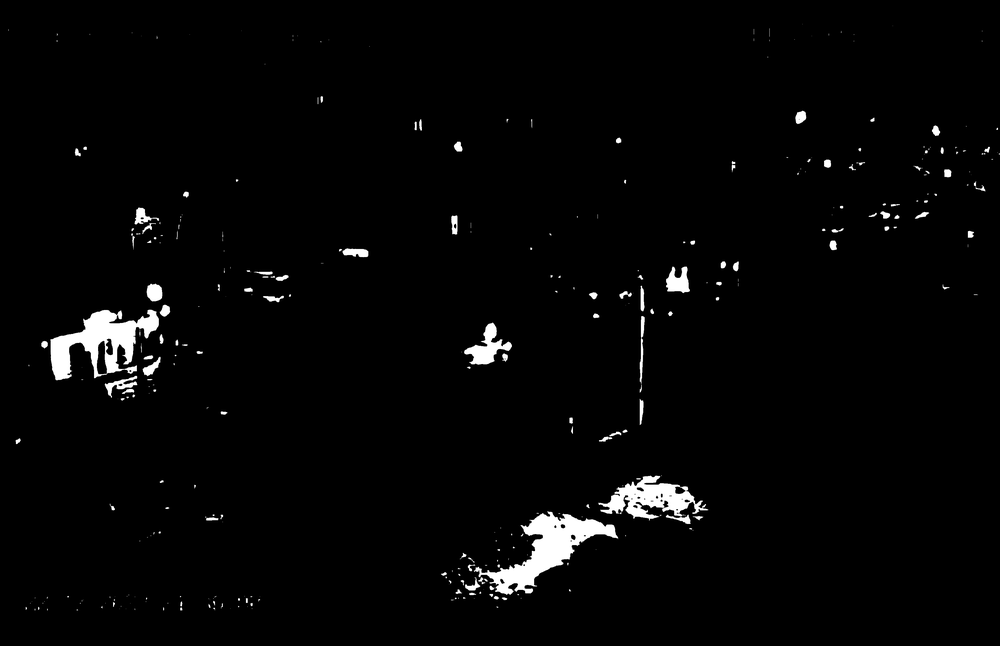
#> input picture M.png, 1000 x 646 px, shrunk from 3456 x 2234 before the run, given in place of the camera
$ python test.py
#> lines starting #> are read from the running program, lines starting #| are printed output that depends on the picture; after the words box and inside, x2 and y2 are one past the last pixel; in counts of white or black regions, pixels touching at a corner belong together
import cv2
import numpy as np
#import video


def callback(*arg):
    print (arg)

cv2.namedWindow( "result" )

cap = cv2.VideoCapture(0)
# HSV фильтр для зеленых объектов из прошлого урока
hsv_min = np.array((0, 0, 240), np.uint8)
hsv_max = np.array((255, 255, 255), np.uint8)

while True:
    flag, img = cap.read()
#> img is the input picture: shape (646, 1000, 3); min 0, max 255, mean 5.8
    # преобразуем RGB картинку в HSV модель
    hsv = cv2.cvtColor(img, cv2.COLOR_BGR2HSV )
#> hsv: shape (646, 1000, 3); mean H, S, V 0, 0, 5.8
    cv2.imshow('hsv', hsv)
    # применяем цветовой фильтр
    thresh = cv2.inRange(hsv, hsv_min, hsv_max)
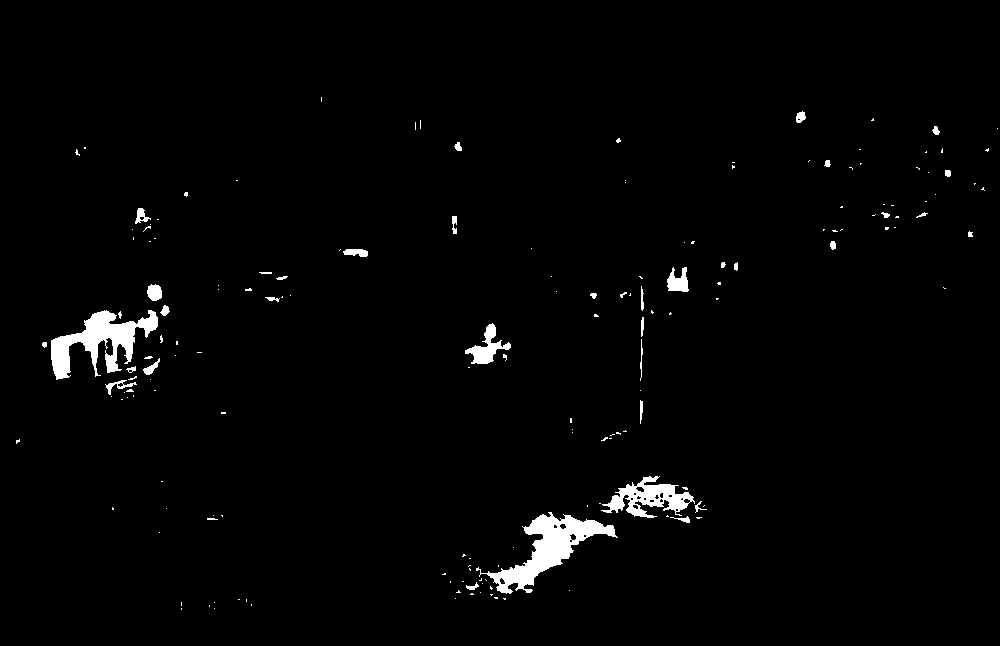
#> thresh: shape (646, 1000); 1.8% white; 170 white regions (133 under 20 px), largest, box (x1, y1, x2, y2) and area: (476, 512, 618, 594) 3471, (51, 310, 158, 380) 3074, (601, 476, 695, 518) 1721

    # вычисляем моменты изображения
    moments = cv2.moments(thresh, 1)
#> moments = moments, m00 11837, centre m10/m00, m01/m00 = (424.5, 416)
    dM01 = moments['m01']
#> dM01 = 4924106
    dM10 = moments['m10']
#> dM10 = 5025280
    dArea = moments['m00']
#> dArea = 11837
    # будем реагировать только на те моменты,
    # которые содержать больше 100 пикселей
    print(dArea)
#| 11837.0
    if dArea > 10:
        x = int(dM10 / dArea)
#> x = 424
        y = int(dM01 / dArea)
#> y = 415
        cv2.circle(img, (x, y), 10, (0,0,255), -1)
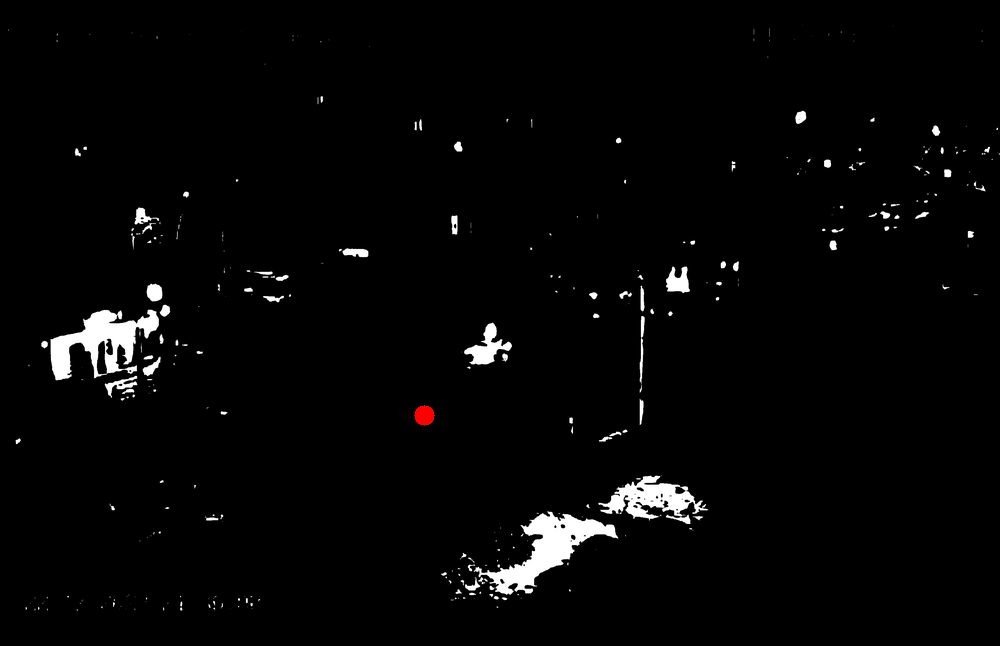
#> img: shape (646, 1000, 3); 0.05% of pixels changed, all inside (x1, y1, x2, y2) = (414, 405, 435, 426)

    cv2.imshow('Origin', img)
    cv2.imshow('result', thresh)

    ch = cv2.waitKey(5)
#> (key Esc is pressed here)
    if ch == 27:
        break

cap.release()
cv2.destroyAllWindows()

$ run again, on N.png
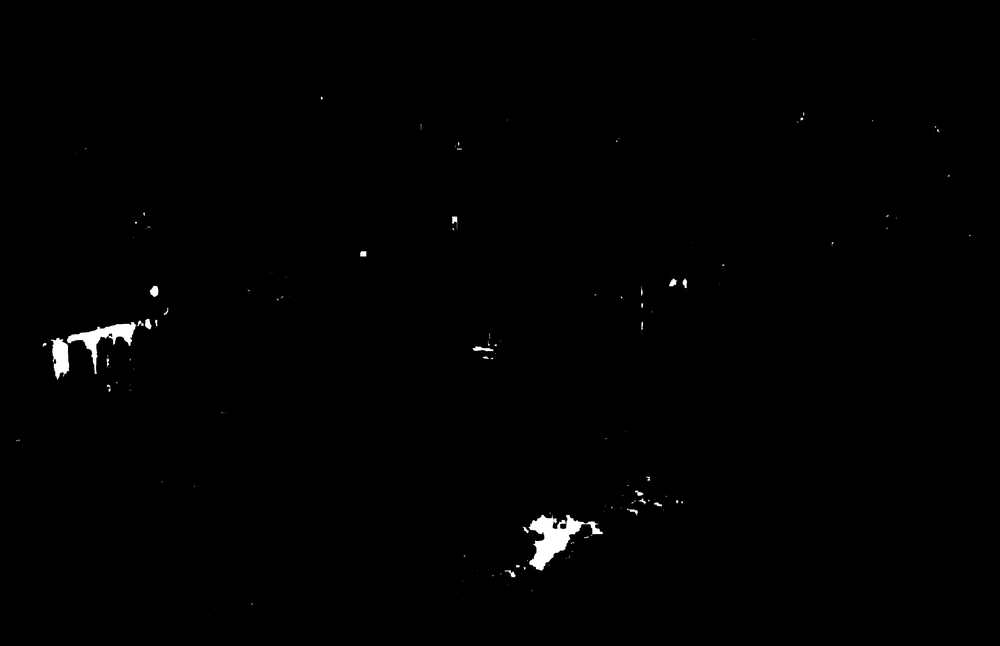
#> input picture N.png, 1000 x 646 px, shrunk from 3456 x 2234 before the run, given in place of the camera
#> img is the input picture: shape (646, 1000, 3); min 0, max 255, mean 1.4
#> hsv: shape (646, 1000, 3); mean H, S, V 0, 0, 1.4
#> `thresh = cv2.inRange(hsv, hsv_min, hsv_max)`:
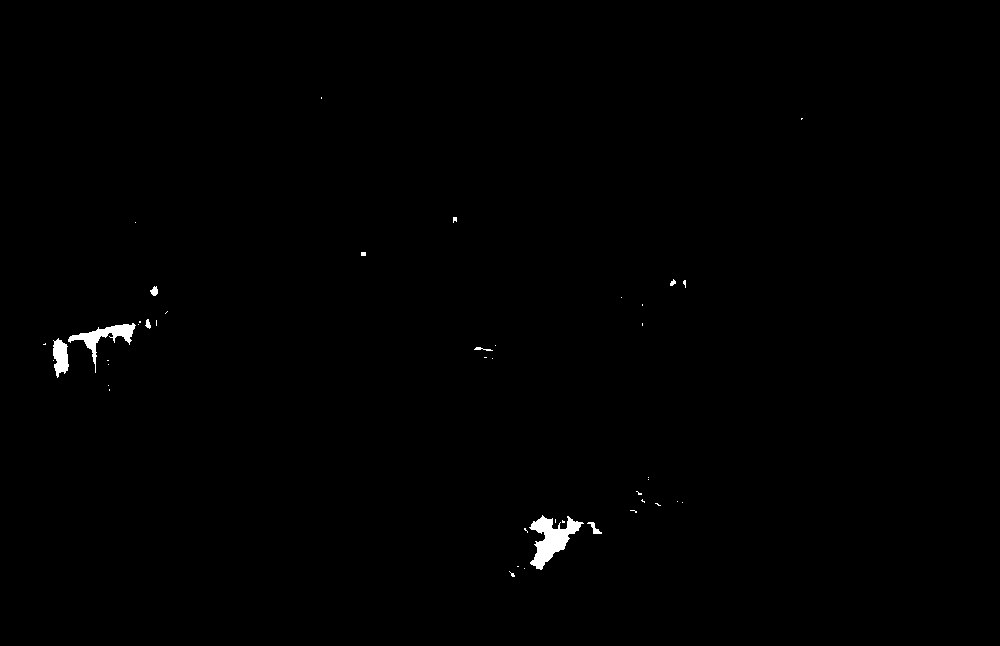
#> thresh: shape (646, 1000); 0.45% white; 44 white regions (35 under 20 px), largest, box (x1, y1, x2, y2) and area: (529, 515, 584, 570) 1288, (68, 323, 136, 373) 793, (53, 338, 69, 378) 435
#> moments = moments, m00 2909, centre m10/m00, m01/m00 = (340.8, 435)
#> dM01 = 1265385
#> dM10 = 991304
#> dArea = 2909
#| 2909.0
#> x = 340
#> y = 434
#> `cv2.circle(img, (x, y), 10, (0,0,255), -1)`:
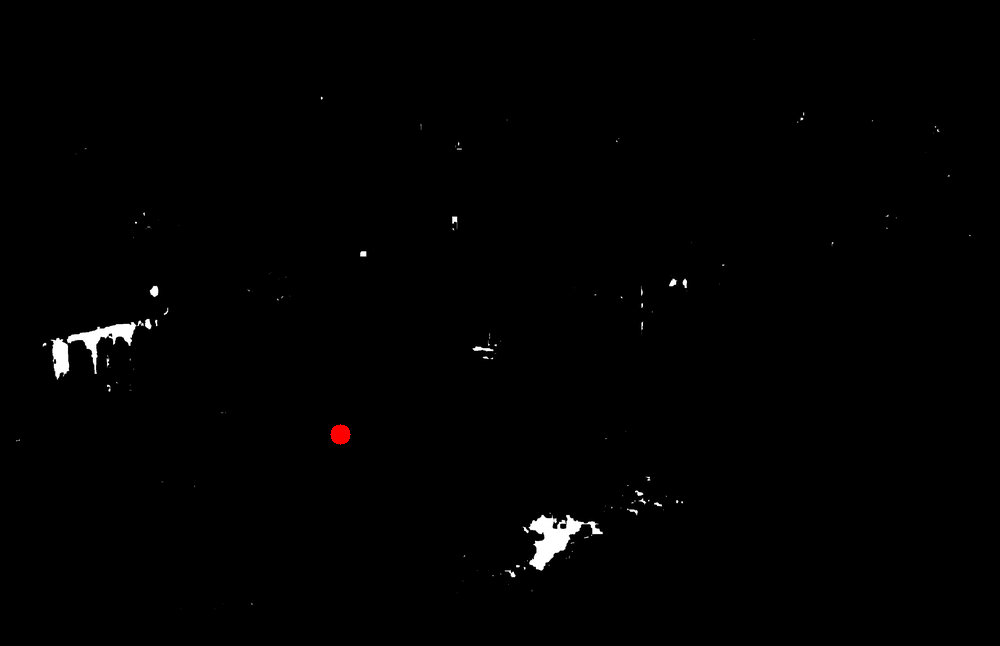
#> img: shape (646, 1000, 3); 0.05% of pixels changed, all inside (x1, y1, x2, y2) = (330, 424, 351, 445)

$ run again, on P.png
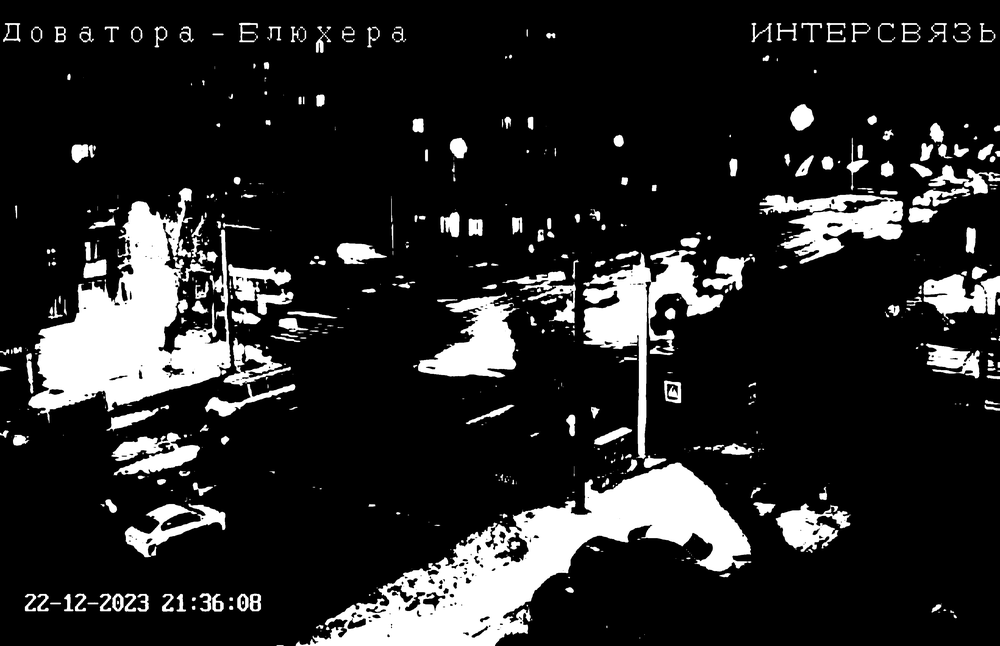
#> input picture P.png, 1000 x 646 px, shrunk from 3456 x 2234 before the run, given in place of the camera
#> img is the input picture: shape (646, 1000, 3); min 0, max 255, mean 38.1
#> hsv: shape (646, 1000, 3); mean H, S, V 0, 0, 38.1
#> `thresh = cv2.inRange(hsv, hsv_min, hsv_max)`:
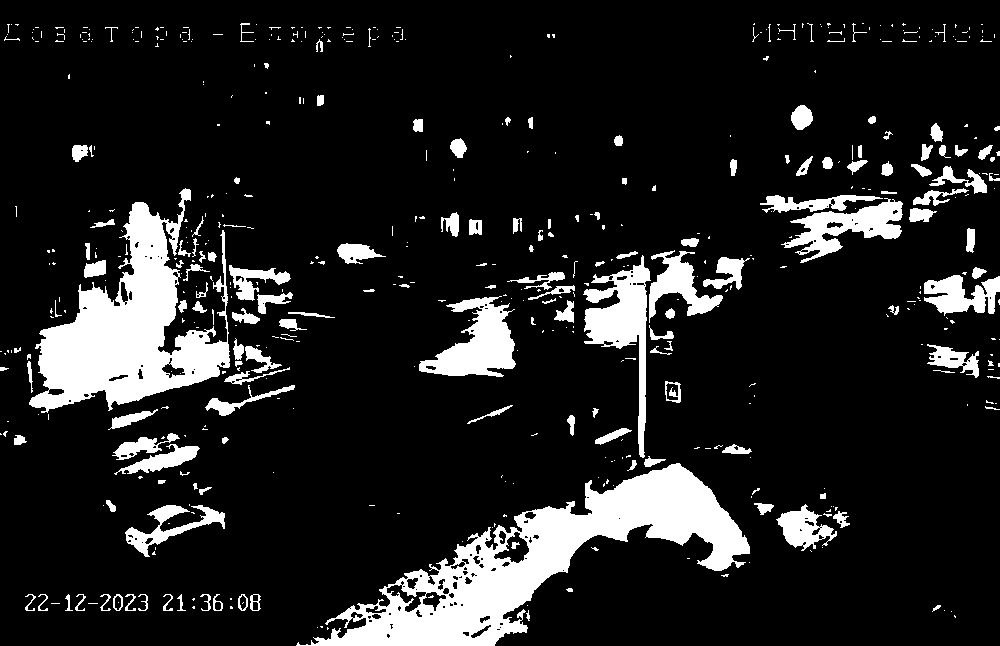
#> thresh: shape (646, 1000); 13% white; 532 white regions (373 under 20 px), largest, box (x1, y1, x2, y2) and area: (296, 463, 750, 646) 25270, (29, 188, 230, 413) 19149, (583, 255, 651, 458) 4554
#> moments = moments, m00 84045, centre m10/m00, m01/m00 = (461, 392.7)
#> dM01 = 33005570
#> dM10 = 38741168
#> dArea = 84045
#| 84045.0
#> x = 460
#> y = 392
#> `cv2.circle(img, (x, y), 10, (0,0,255), -1)`:
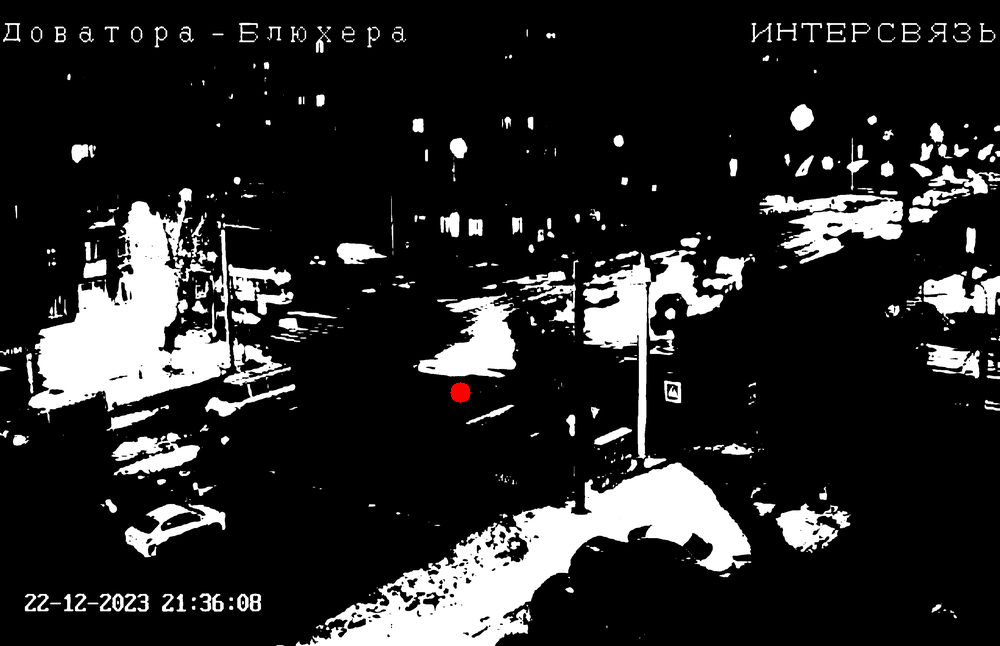
#> img: shape (646, 1000, 3); 0.05% of pixels changed, all inside (x1, y1, x2, y2) = (450, 382, 471, 403)
